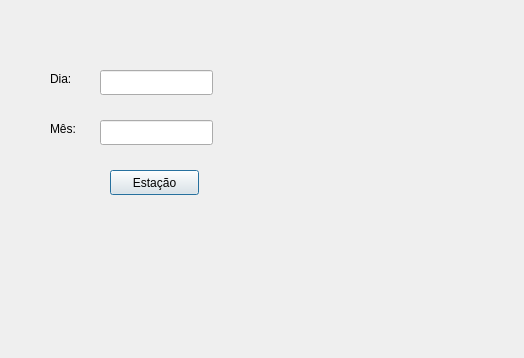
<?xml version="1.0" encoding="UTF-8"?>
<ui version="4.0">
 <class>JanelaMain</class>
 <widget class="QDialog" name="JanelaMain">
  <property name="geometry">
   <rect>
    <x>0</x>
    <y>0</y>
    <width>524</width>
    <height>358</height>
   </rect>
  </property>
  <property name="windowTitle">
   <string>Dialog</string>
  </property>
  <widget class="QLabel" name="label">
   <property name="geometry">
    <rect>
     <x>50</x>
     <y>70</y>
     <width>41</width>
     <height>17</height>
    </rect>
   </property>
   <property name="text">
    <string>Dia:</string>
   </property>
  </widget>
  <widget class="QLabel" name="label_2">
   <property name="geometry">
    <rect>
     <x>50</x>
     <y>120</y>
     <width>67</width>
     <height>17</height>
    </rect>
   </property>
   <property name="text">
    <string>Mês:</string>
   </property>
  </widget>
  <widget class="QLineEdit" name="lineEdit">
   <property name="geometry">
    <rect>
     <x>100</x>
     <y>70</y>
     <width>113</width>
     <height>25</height>
    </rect>
   </property>
  </widget>
  <widget class="QLineEdit" name="lineEdit_2">
   <property name="geometry">
    <rect>
     <x>100</x>
     <y>120</y>
     <width>113</width>
     <height>25</height>
    </rect>
   </property>
  </widget>
  <widget class="QPushButton" name="pushButton">
   <property name="geometry">
    <rect>
     <x>110</x>
     <y>170</y>
     <width>89</width>
     <height>25</height>
    </rect>
   </property>
   <property name="text">
    <string>Estação</string>
   </property>
  </widget>
 </widget>
 <resources/>
 <connections/>
</ui>
